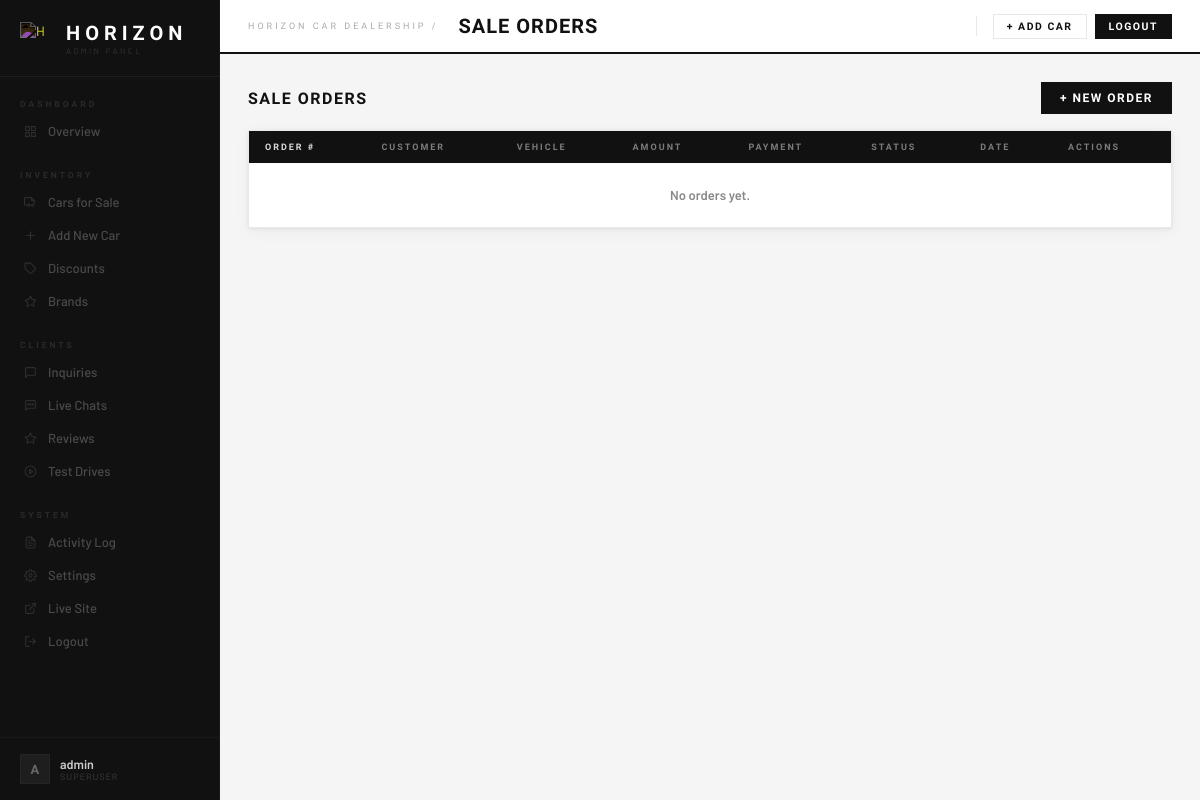
Page /admin-panel/orders/ (signed in) on the committed database.
### horizon/models.py (models this page shows, shortened)
class DealershipSettings(models.Model):
    dealership_name  = models.CharField(max_length=120, default='Horizon Car Dealership')
    phone            = models.CharField(max_length=40,  default='+63 (2) 8123-4567')
    email            = models.EmailField(default='info@horizonauto.com')
    address          = models.CharField(max_length=200, default='123 Horizon Drive, Quezon City, Metro Manila')
    weekday_hours    = models.CharField(max_length=60,  default='8:00 AM – 7:00 PM')
    weekend_hours    = models.CharField(max_length=60,  default='10:00 AM – 5:00 PM')
    facebook_url     = models.URLField(blank=True, default='')
    instagram_url    = models.URLField(blank=True, default='')
    telegram_url     = models.URLField(blank=True, default='')
    tagline          = models.CharField(max_length=200, blank=True, default='')
    brand_name       = models.CharField(max_length=40, default='HORIZON',
                           help_text='Short name shown in the navbar (e.g. HORIZON)')
    chat_avatar_letter = models.CharField(max_length=2, default='H',
                           help_text='1-2 letter initial shown in the chat widget avatar')
    footer_tagline   = models.CharField(max_length=200, blank=True,
                           default='Premium vehicles, exceptional service. Your trusted dealership in Metro Manila.',
                           help_text='Short description shown under the brand name in the footer')
    footer_copyright = models.CharField(max_length=200, blank=True, default='',
                           help_text='Custom copyright line. Leave blank to auto-generate from dealership name.')
    footer_show_nav      = models.BooleanField(default=True, help_text='Show the Navigate links column')
    footer_show_services = models.BooleanField(default=True, help_text='Show the Services links column')
    footer_show_contact  = models.BooleanField(default=True, help_text='Show the Contact details column')
    footer_show_socials  = models.BooleanField(default=True, help_text='Show social media icon links')
    class Meta:
        verbose_name = verbose_name_plural = 'Dealership Settings'
    @classmethod
    def get(cls):
        obj, _ = cls.objects.get_or_create(pk=1)
        return obj

### horizon/views.py (the view)
# urls.py: path('admin-panel/orders/',              views.admin_orders,     name='admin_orders'),
@login_required
def admin_orders(request):
    orders = SaleOrder.objects.select_related('customer', 'car').order_by('-date')
    return render(request, 'horizon/admin_orders.html', {'orders': orders})

### horizon/context_processors.py (called while the page is built)
def dealership_settings(request):
    return {'dealership_settings': DealershipSettings.get()}

def pending_test_drives(request):
    try:
        count = TestDriveRequest.objects.filter(is_read=False).count()
    except Exception:
        count = 0
    return {'sb_pending_test_drives': count}

### horizon/templates/horizon/admin_orders.html (shortened to what this page needs)
{% extends 'horizon/admin_base.html' %}
{% block page_title %}Sale Orders{% endblock %}
{% block admin_content %}
<div class="section-head">
  <h2>Sale Orders</h2>
  <a class="btn btn-primary" href="{% url 'admin_order_add' %}">+ New Order</a>
</div>
<div class="table-wrap">
  <table>
    <thead>
      <tr><th>Order #</th><th>Customer</th><th>Vehicle</th><th>Amount</th><th>Payment</th><th>Status</th><th>Date</th><th>Actions</th></tr>
    </thead>
    <tbody>
      {% for order in orders %}
      <tr>
        <td>#{{ order.pk|stringformat:"05d" }}</td>
        <td>{{ order.customer }}</td>
        <td>{{ order.car }}</td>
        <td>₱{{ order.amount|floatformat:0 }}</td>
        <td>{{ order.get_payment_method_display }}</td>
        <td><span class="badge badge-{{ order.status }}">{{ order.get_status_display }}</span></td>
        <td>{{ order.date|date:"M d, Y" }}</td>
        <td>
          <div class="action-btns">
            <a class="btn btn-sm btn-outline" href="{% url 'admin_order_edit' order.pk %}">️ Edit</a>
          </div>
        </td>
      </tr>
      {% empty %}
      <tr><td colspan="8" style="text-align:center;color:#888;padding:24px;">No orders yet.</td></tr>
      {% endfor %}
    </tbody>
  </table>
</div>
{% endblock %}

### horizon/templates/horizon/admin_base.html (shortened to what this page needs)
{% load static %}
<!DOCTYPE html>
<html lang="en">
<head>
</head>
<body>
<aside class="sb">
  <a class="sb-logo" href="{% url 'home' %}">
    <div class="sb-logo-h">
      <img src="{% static 'img/H.png' %}" alt="H">
    </div>
    <div class="sb-logo-text">
      <span class="sb-logo-word">{{ dealership_settings.brand_name }}</span>
      <span class="sb-logo-sub">Admin Panel</span>
    </div>
  </a>
  <span class="sb-section-label">Dashboard</span>
  <nav class="sb-nav">
    <a href="{% url 'admin_dashboard' %}" class="{% if request.resolver_match.url_name == 'admin_dashboard' %}active{% endif %}">
      <span class="ico">
        <svg width="13" height="13" viewBox="0 0 24 24" fill="none" stroke="currentColor" stroke-width="2" stroke-linecap="round" stroke-linejoin="round"><rect x="3" y="3" width="7" height="7"/><rect x="14" y="3" width="7" height="7"/><rect x="3" y="14" width="7" height="7"/><rect x="14" y="14" width="7" height="7"/></svg>
      </span>
      Overview
    </a>
  </nav>
  <span class="sb-section-label">Inventory</span>
  <nav class="sb-nav">
    <a href="{% url 'admin_cars' %}" class="{% if request.resolver_match.url_name == 'admin_cars' %}active{% endif %}">
      <span class="ico">
        <svg width="13" height="13" viewBox="0 0 24 24" fill="none" stroke="currentColor" stroke-width="2" stroke-linecap="round" stroke-linejoin="round"><path d="M5 17H3a2 2 0 0 1-2-2V5a2 2 0 0 1 2-2h11l5 5v5"/><circle cx="16" cy="17" r="2"/><circle cx="9" cy="17" r="2"/><path d="M14 3v5h5"/></svg>
      </span>
      Cars for Sale
    </a>
    <a href="{% url 'admin_car_add' %}" class="{% if request.resolver_match.url_name == 'admin_car_add' %}active{% endif %}">
      <span class="ico">
        <svg width="13" height="13" viewBox="0 0 24 24" fill="none" stroke="currentColor" stroke-width="2" stroke-linecap="round" stroke-linejoin="round"><line x1="12" y1="5" x2="12" y2="19"/><line x1="5" y1="12" x2="19" y2="12"/></svg>
      </span>
      Add New Car
    </a>
    <a href="{% url 'admin_discounts' %}" class="{% if request.resolver_match.url_name == 'admin_discounts' %}active{% endif %}">
      <span class="ico">
        <svg width="13" height="13" viewBox="0 0 24 24" fill="none" stroke="currentColor" stroke-width="2" stroke-linecap="round" stroke-linejoin="round"><path d="M20.59 13.41l-7.17 7.17a2 2 0 0 1-2.83 0L2 12V2h10l8.59 8.59a2 2 0 0 1 0 2.82z"/><line x1="7" y1="7" x2="7.01" y2="7"/></svg>
      </span>
      Discounts
    </a>
    <a href="{% url 'admin_brands' %}" class="{% if request.resolver_match.url_name == 'admin_brands' or request.resolver_match.url_name == 'admin_categories' %}active{% endif %}">
      <span class="ico">
        <svg width="13" height="13" viewBox="0 0 24 24" fill="none" stroke="currentColor" stroke-width="2" stroke-linecap="round" stroke-linejoin="round"><polygon points="12 2 15.09 8.26 22 9.27 17 14.14 18.18 21.02 12 17.77 5.82 21.02 7 14.14 2 9.27 8.91 8.26 12 2"/></svg>
      </span>
      Brands
    </a>
  </nav>
  <span class="sb-section-label">Clients</span>
  <nav class="sb-nav">
    <a href="{% url 'admin_inquiries' %}?read=unread" class="{% if request.resolver_match.url_name == 'admin_inquiries' or request.resolver_match.url_name == 'admin_inquiry_detail' %}active{% endif %}">
      <span class="ico">
        <svg width="13" height="13" viewBox="0 0 24 24" fill="none" stroke="currentColor" stroke-width="2" stroke-linecap="round" stroke-linejoin="round"><path d="M21 15a2 2 0 0 1-2 2H7l-4 4V5a2 2 0 0 1 2-2h14a2 2 0 0 1 2 2z"/></svg>
      </span>
      Inquiries
    </a>
    <a href="{% url 'admin_chats' %}" class="{% if request.resolver_match.url_name == 'admin_chats' %}active{% endif %}">
      <span class="ico">
      </span>
      Live Chats
    </a>
    <a href="{% url 'admin_reviews' %}" class="{% if 'admin_review' in request.resolver_match.url_name %}active{% endif %}">
      <span class="ico">
        <svg width="13" height="13" viewBox="0 0 24 24" fill="none" stroke="currentColor" stroke-width="2" stroke-linecap="round" stroke-linejoin="round"><polygon points="12 2 15.09 8.26 22 9.27 17 14.14 18.18 21.02 12 17.77 5.82 21.02 7 14.14 2 9.27 8.91 8.26 12 2"/></svg>
      </span>
      Reviews
    </a>
    <a href="{% url 'admin_test_drives' %}" class="{% if 'admin_test_drive' in request.resolver_match.url_name %}active{% endif %}">
      <span class="ico">
        <svg width="13" height="13" viewBox="0 0 24 24" fill="none" stroke="currentColor" stroke-width="2" stroke-linecap="round" stroke-linejoin="round"><circle cx="12" cy="12" r="10"/><polygon points="10 8 16 12 10 16 10 8"/></svg>
      </span>
      Test Drives
    </a>
  </nav>
  <span class="sb-section-label">System</span>
  <nav class="sb-nav">
    <a href="{% url 'admin_activity_log' %}" class="{% if request.resolver_match.url_name == 'admin_activity_log' %}active{% endif %}">
      <span class="ico">
      </span>
      Activity Log
    </a>
    <a href="{% url 'admin_settings' %}" class="{% if request.resolver_match.url_name == 'admin_settings' %}active{% endif %}">
      <span class="ico">
      </span>
      Settings
    </a>
    <a href="{% url 'home' %}" target="_blank">
      <span class="ico">
        <svg width="13" height="13" viewBox="0 0 24 24" fill="none" stroke="currentColor" stroke-width="2" stroke-linecap="round" stroke-linejoin="round"><path d="M18 13v6a2 2 0 0 1-2 2H5a2 2 0 0 1-2-2V8a2 2 0 0 1 2-2h6"/><polyline points="15 3 21 3 21 9"/><line x1="10" y1="14" x2="21" y2="3"/></svg>
      </span>
      Live Site
    </a>
    <a href="{% url 'admin_logout' %}">
      <span class="ico">
        <svg width="13" height="13" viewBox="0 0 24 24" fill="none" stroke="currentColor" stroke-width="2" stroke-linecap="round" stroke-linejoin="round"><path d="M9 21H5a2 2 0 0 1-2-2V5a2 2 0 0 1 2-2h4"/><polyline points="16 17 21 12 16 7"/><line x1="21" y1="12" x2="9" y2="12"/></svg>
      </span>
      Logout
    </a>
  </nav>
  <div class="sb-footer">
    <div class="sb-user">
      <div class="sb-avatar">{{ request.user.username|first|upper }}</div>
      <div>
        <div class="sb-uname">{{ request.user.get_full_name|default:request.user.username }}</div>
        <div class="sb-urole">{% if request.user.is_superuser %}Superuser{% else %}Staff{% endif %}</div>
      </div>
    </div>
  </div>
</aside>
<div class="main">
  <div class="topbar">
    <span class="topbar-eyebrow">{{ dealership_settings.dealership_name }} /</span>
    <span class="topbar-title">{% block page_title %}Dashboard{% endblock %}</span>
    <div class="topbar-actions">
      <a class="btn btn-outline btn-sm" href="{% url 'admin_car_add' %}">+ Add Car</a>
      <a class="btn btn-primary btn-sm" href="{% url 'admin_logout' %}">Logout</a>
    </div>
  </div>
  <div class="content">
    {% block admin_content %}{% endblock %}
  </div>
</div>
</body>
</html>

### rows in the picture
DealershipSettings: brand_name "HORIZON", dealership_name "HORIZON CAR DEALERSHIP"

### other values in the picture
{{ request.user.username|first|upper }} "A"
{{ request.user.get_full_name|default:request.user.username }} "admin"
